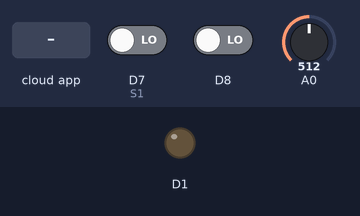
The sketch below on a simulated ESP8266 (NodeMCU). On the bench: output pins drawn as LEDs (lit = HIGH). The test bench sets the inputs (shaded band); at power-on: A0 = 512, D7 (S1) LOW, D8 LOW. WiFi joins after 1.5 s; servers stay silent unless stated; no MQTT or app messages arrive unless stated; what the sketch prints to the serial monitor is not drawn.

Above: at 2.7 s.
2.8 s: the phone or cloud app sets auto1 to 1
At 4.7 s:
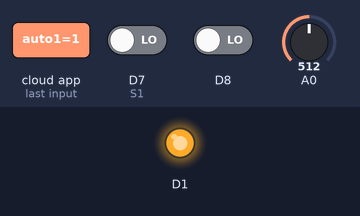
5.0 s: A0 set to 983
6.5 s: A0 set to 1009
14.0 s: the phone or cloud app sets auto1 to 0
At 18.1 s:
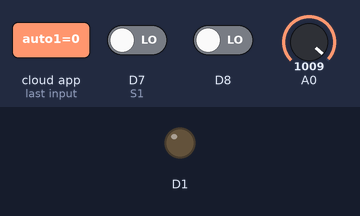
Timing chart, 0 to 19.6 s (numbered marks = the images above; inputs shaded):
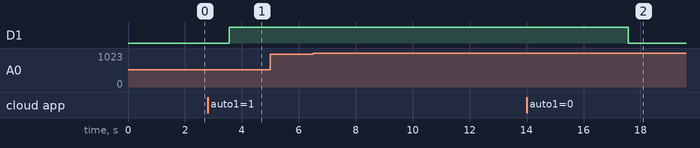

Measured:
- after the input at 2.8 s, D1: LOW → HIGH after 0.76 s
- after the input at 5.0 s, every drawn part: stays the same
- after the input at 6.5 s, every drawn part: stays the same
- after the input at 14.0 s, D1: HIGH → LOW after 3.6 s

The sketch:

publish_data.ino
```cpp
#include <ESP8266WiFi.h>
#include "Adafruit_MQTT.h"
#include "Adafruit_MQTT_Client.h"
#define S1 D7
#define S2 D5

  int val1 = 0;
  int val2 = 0;


/************************* WiFi Access Point *********************************/

#define WLAN_SSID       "sa43"
#define WLAN_PASS       "12345678"

/************************* Adafruit.io Setup *********************************/

#define AIO_SERVER      "io.adafruit.com"
#define AIO_SERVERPORT  1883                   // use 8883 for SSL
#define AIO_USERNAME    "palyam"
#define AIO_KEY         "6abc294d34b4453fa73862d3b75bfca2"

/************ Global State (you don't need to change this!) ******************/

// Create an ESP8266 WiFiClient class to connect to the MQTT server.
WiFiClient client;
// or... use WiFiFlientSecure for SSL
//WiFiClientSecure client;

// Setup the MQTT client class by passing in the WiFi client and MQTT server and login details.
Adafruit_MQTT_Client mqtt(&client, AIO_SERVER, AIO_SERVERPORT, AIO_USERNAME, AIO_KEY);

/****************************** Feeds ***************************************/

// Setup a feed called 'photocell' for publishing.
// Notice MQTT paths for AIO follow the form: <username>/feeds/<feedname>
Adafruit_MQTT_Subscribe onoff = Adafruit_MQTT_Subscribe(&mqtt, AIO_USERNAME "/feeds/auto1");


Adafruit_MQTT_Publish fan = Adafruit_MQTT_Publish(&mqtt, AIO_USERNAME "/feeds/rel1");
Adafruit_MQTT_Publish light1 = Adafruit_MQTT_Publish(&mqtt, AIO_USERNAME "/feeds/rel2");
// Setup a feed called 'onoff' for subscribing to changes.
//Adafruit_MQTT_Subscribe onoffbutton = Adafruit_MQTT_Subscribe(&mqtt, AIO_USERNAME "/feeds/onoff");

/*************************** Sketch Code ************************************/

// Bug workaround for Arduino 1.6.6, it seems to need a function declaration
// for some reason (only affects ESP8266, likely an arduino-builder bug).
void MQTT_connect();


void setup() {
  Serial.begin(115200);
  delay(10);

  pinMode(S1,INPUT);
  pinMode(S2,INPUT);
  pinMode(5,OUTPUT);


  Serial.println(F("Adafruit MQTT demo"));

  // Connect to WiFi access point.
  Serial.println(); Serial.println();
  Serial.print("Connecting to ");
  Serial.println(WLAN_SSID);

  WiFi.begin(WLAN_SSID, WLAN_PASS);
  while (WiFi.status() != WL_CONNECTED) {
    delay(500);
    Serial.print(".");
  }
  Serial.println();

  Serial.println("WiFi connected");
  Serial.println("IP address: "); Serial.println(WiFi.localIP());

  // Setup MQTT subscription for onoff feed.
  //mqtt.subscribe(&onoffbutton);
    mqtt.subscribe(&onoff);


  pinMode(A0,INPUT);
  pinMode(D8,INPUT);

  pinMode(D8,LOW);

}

uint32_t x=0;

void loop() {
  // Ensure the connection to the MQTT server is alive (this will make the first
  // connection and automatically reconnect when disconnected).  See the MQTT_connect
  // function definition further below.
  MQTT_connect();


val1 = analogRead(A0);
val2 = digitalRead(D8);


delay(2000);


if(val1 > 1000){
  // Now we can publish stuff!
  Serial.print(F("\nSending Sensor's Value "));

  digitalWrite(S1,0);
  Serial.print("light1 ");Serial.println(digitalRead(S1));
  Serial.print("...");
  int Value = digitalRead(S1);
  if (! light1.publish(Value)) {
    Serial.println(F("Failed"));
  } else {
    Serial.println(F("OK!"));
  }
   delay(5000);

}
if(val2 == 1){
  // Now we can publish stuff!
  Serial.print(F("\nSending Sensor's Value "));

  digitalWrite(S2,0);
  Serial.print("fan ");Serial.println(digitalRead(S2));
  Serial.print("...");
  int Value = digitalRead(S2);
  if (! fan.publish(Value)) {
    Serial.println(F("Failed"));
  } else {
    Serial.println(F("OK!"));
  }
   delay(5000);

}

 Adafruit_MQTT_Subscribe *subscription;
  while ((subscription = mqtt.readSubscription(5000))) {
    if (subscription == &onoff) {
      Serial.print(F("Got: "));
      Serial.println((char *)onoff.lastread);
      uint16_t state = atoi((char *)onoff.lastread);
        digitalWrite(5,state);

        delay(2000);
    }
}
}

// Function to connect and reconnect as necessary to the MQTT server.
// Should be called in the loop function and it will take care if connecting.
void MQTT_connect() {
  int8_t ret;

  // Stop if already connected.
  if (mqtt.connected()) {
    return;
  }

  Serial.print("Connecting to MQTT... ");

  uint8_t retries = 3;
  while ((ret = mqtt.connect()) != 0) { // connect will return 0 for connected
       Serial.println(mqtt.connectErrorString(ret));
       Serial.println("Retrying MQTT connection in 5 seconds...");
       mqtt.disconnect();
       delay(5000);  // wait 5 seconds
       retries--;
       if (retries == 0) {
         // basically die and wait for WDT to reset me
         while (1);
       }
  }
  Serial.println("MQTT Connected!");
}
```
